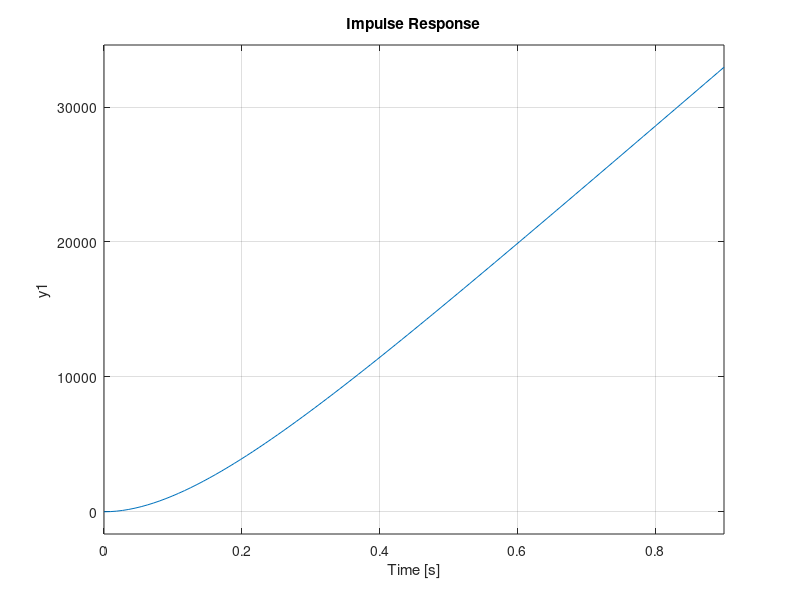
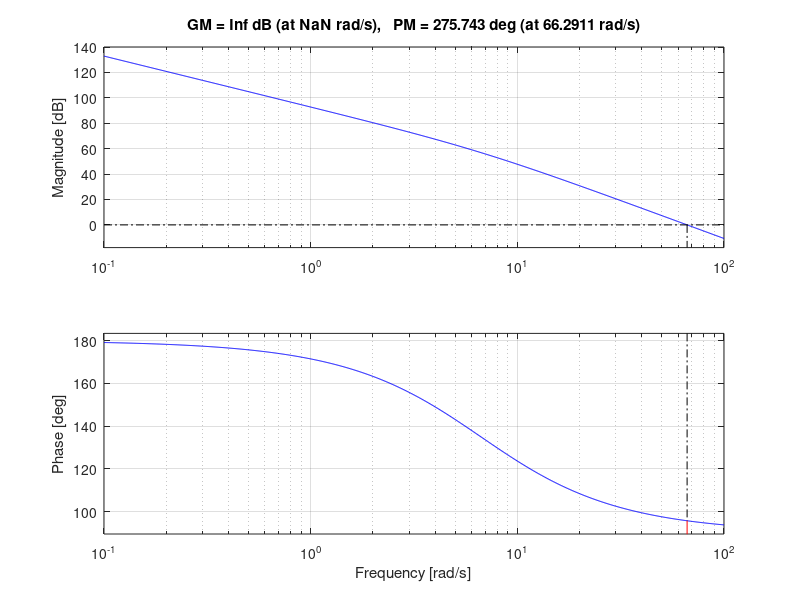

These figures' MATLAB source, in order: (Note: this script raises an error after producing the figures.)

%%%%%%%%%%%%%%%%%%%%%Actuator Model  transfer function [(w)/pwm]%%%%%%%%%%%%%%%%%%%%%%%%%%%%
kdc=6.5 ;    % dc gain 
taw=0.15;     % taw of the system 
G1=tf(kdc,[taw 1])
%%%%%%%%%%%%%%%%%%%%%%second transfer function [(T)/(w)]%%%%%%%%%%%%%%%%%%%%%%%%%%%%
kp= 0.015;  % propper constant 
raw=1.225    % density of air 
D=0.254;      % propeller diameter 
w=2*pi/60 ;   
p=pi/2      

G2=tf([1],[((p*kp*raw*D^2)^1/3)*w])
%%%%%%%%%%%%%%%%%%%%Third transfer function between [(theta)/thurest force]%%%%%%%%%%%%%%%%%%%%%%%%%%%%
J=0.74 ;  % mass momemt of interia for the total sysetm 
L=0.325 ;   % lenght to the center 
G3=tf(L,[J 0 0])
%%%%%%%%%%%%%%%%%%%%getting the open loob system tranfer function %%%%%%%%%%%%%%%%%%%%%%%%%%%
s1= series(G1,G2)
s2=series(s1,G3)
SS1=ss(s2)        % state space of the system with out pid controller 
figure(9)
margin(s2)
%%%%%%%%%%%%%%%%%%%%Time domain analysis  and frequency domain analysis of thE OPEN LOOP SYSTEM%%%%%%%%%%%%%%%%%%%%%%%%%%%%
figure(1)
subplot(2,1,1)
step(s2);
subplot(2,1,2)
impulse(s2);
stepinfo(s2);
figure(2)
subplot(2,1,1)
bode(s2);
subplot(2,1,2)
nyquist(s2);
figure(3)
rlocus(s2)
%%%%%%%%%%%%%%%%%%%%%%%%%%%%%%%%%%%%%%%%%%%%%%%%Time domain analysis  and frequency domain analysis ofclosed loop without pid %%%%%%%%%%%%%%%%%%%%%%%%%%%%%%%%%%%%%%%%%%%%%%%%%%%%%%%%%%%%%%
H1=tf(1,1)
F1=feedback(s2,H1)
figure(4)
subplot(2,1,1)
step(F1);
subplot(2,1,2)
impulse(F1);
stepinfo(F1);
figure(5)
subplot(2,1,1)
bode(F1);
subplot(2,1,2)
nyquist(F1);
figure(6)
rlocus(F1)


%%%%%%%%%%%%%%%%%%%%%Time domain analysis  and frequency domain analysis of the closed loop system with  PID controller%%%%%%%%%%%%%%%%%%%%%%%%%%%%%
Gc=pidtune(s2,'PID')
gnew=series(s2,Gc);
F2=feedback(gnew,H1)

ss2=ss(F2)  %state space of the system with out pid controller 
figure(7)
subplot(2,1,1)
step(F2);
subplot(2,1,2)
impulse(F2) ;
stepinfo(F2)
figure(8)
subplot(2,1,1)
nyquist(F2);
subplot(2,1,2)
bode(F2);
figure(9)
rlocus(F2);



